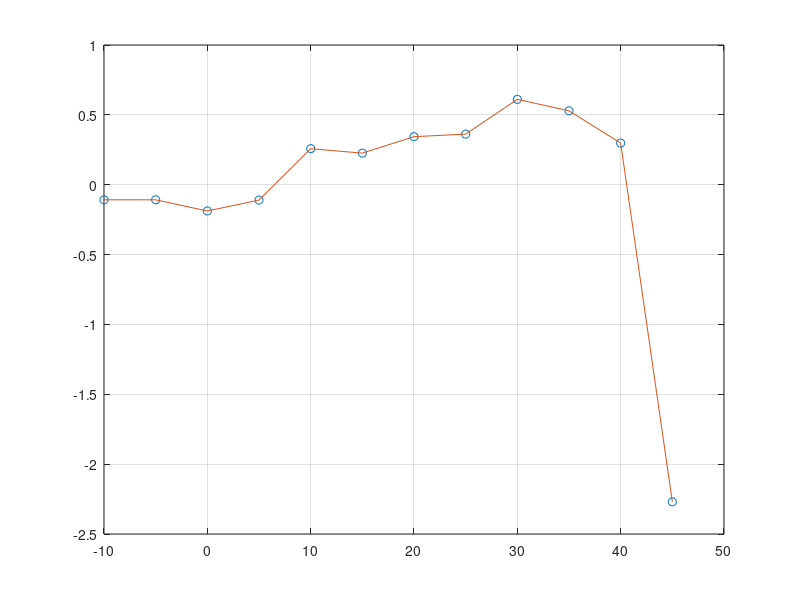

Reproduce this figure in MATLAB.
% clear all; close all; clc;

A = [ -0.267   -0.110   0.308    1.34    2.08    2.91    2.76    2.05    1.50    1.49    1.83    1.21;
       0.882    0.852   0.876   0.958   0.962   0.974   0.819   0.483   0.590    1.21  -0.493   -1.04;
      -0.108   -0.108  -0.188  -0.110   0.258   0.226   0.344   0.362   0.611   0.529   0.298   -2.27;
       -8.80    -25.8   -28.9   -31.4   -31.2   -30.7   -27.7   -28.2   -29.0   -29.8   -38.3   -35.3;
      -0.126    0.026   0.063   0.113   0.208   0.230   0.319   0.437   0.680   0.100   0.447  -0.330;
      -0.360   -0.359  -0.443  -0.420  -0.383  -0.375  -0.329  -0.294  -0.230  -0.210  -0.120  -0.100;
       -7.21   -0.540   -5.23   -5.26   -6.11   -6.64   -5.69   -6.00   -6.20   -6.40   -6.60   -6.00;
      -0.380   -0.363  -0.378  -0.386  -0.370  -0.453  -0.550  -0.582  -0.595  -0.637   -1.02  -0.840;
       0.061    0.052   0.052  -0.012  -0.013  -0.024   0.050   0.150   0.130   0.158   0.240   0.150];
  
% Construção da superf�cies de interpola��o.  
ALPHA = linspace(-10, 45, 12);

% D(1) = CXq;
% D(2) = CYr;
% D(3) = CYp;
% D(4) = CZq;
% D(5) = Clr;
% D(6) = Clp;
% D(7) = Cmq;
% D(8) = Cnr;
% D(9) = Cnq;


x = ALPHA;
y = A(3,:);
f  = spline(x,y,5)
plot(x, y, 'o' , x, y); grid;
